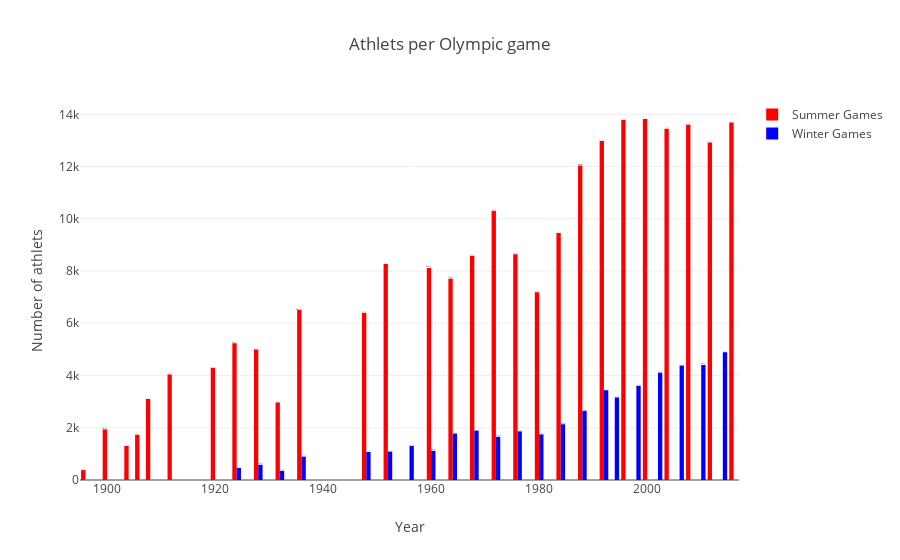

The notebook cell this image was saved under:
### Code cell
dfS = df2[df2['Season']=='Summer']; dfW = df2[df2['Season']=='Winter']

traceS = go.Bar(
    x = dfS['Year'],y = dfS['Athlets'],
    name="Summer Games",
    marker=dict(color="Red"),
    text=dfS['City']
)
traceW = go.Bar(
    x = dfW['Year'],y = dfW['Athlets'],
    name="Winter Games",
    marker=dict(color="Blue"),
    text=dfS['City']
)

data = [traceS, traceW]
layout = dict(title = 'Athlets per Olympic game',
          xaxis = dict(title = 'Year', showticklabels=True), 
          yaxis = dict(title = 'Number of athlets'),
          hovermode = 'compare'
         )
fig = dict(data=data, layout=layout)
iplot(fig, filename='events-athlets3')

### Figure 1 — Plotly figure (JSON) as saved in the notebook; plotly's stock layout.template omitted (floating-point values rounded to 4 significant figures)
{"data": [{"marker": {"color": "Red"}, "name": "Summer Games", "text": ["Athina", "Paris", "St. Louis", "Athina", "London", "Stockholm", "Antwerpen", "Paris", "Amsterdam", "Los Angeles", "Berlin", "London", "Helsinki", "Roma", "Tokyo", "Mexico City", "Munich", "Montreal", "Moskva", "Los Angeles", "Seoul", "Barcelona", "Atlanta", "Sydney", "Athina", "Beijing", "London", "Rio de Janeiro"], "type": "bar", "x": [1896, 1900, 1904, 1906, 1908, 1912, 1920, 1924, 1928, 1932, 1936, 1948, 1952, 1960, 1964, 1968, 1972, 1976, 1980, 1984, 1988, 1992, 1996, 2000, 2004, 2008, 2012, 2016], "y": [380, 1936, 1301, 1733, 3101, 4040, 4292, 5233, 4992, 2969, 6506, 6405, 8270, 8119, 7702, 8588, 10304, 8641, 7191, 9454, 12037, 12977, 13780, 13821, 13443, 13602, 12920, 13688]}, {"marker": {"color": "Blue"}, "name": "Winter Games", "text": ["Athina", "Paris", "St. Louis", "Athina", "London", "Stockholm", "Antwerpen", "Paris", "Amsterdam", "Los Angeles", "Berlin", "London", "Helsinki", "Roma", "Tokyo", "Mexico City", "Munich", "Montreal", "Moskva", "Los Angeles", "Seoul", "Barcelona", "Atlanta", "Sydney", "Athina", "Beijing", "London", "Rio de Janeiro"], "type": "bar", "x": [1924, 1928, 1932, 1936, 1948, 1952, 1956, 1960, 1964, 1968, 1972, 1976, 1980, 1984, 1988, 1992, 1994, 1998, 2002, 2006, 2010, 2014], "y": [460, 582, 352, 895, 1075, 1088, 1307, 1116, 1778, 1891, 1655, 1861, 1746, 2134, 2639, 3436, 3160, 3605, 4109, 4382, 4402, 4891]}], "layout": {"hovermode": "compare", "title": "Athlets per Olympic game", "xaxis": {"showticklabels": true, "title": "Year"}, "yaxis": {"title": "Number of athlets"}}}
